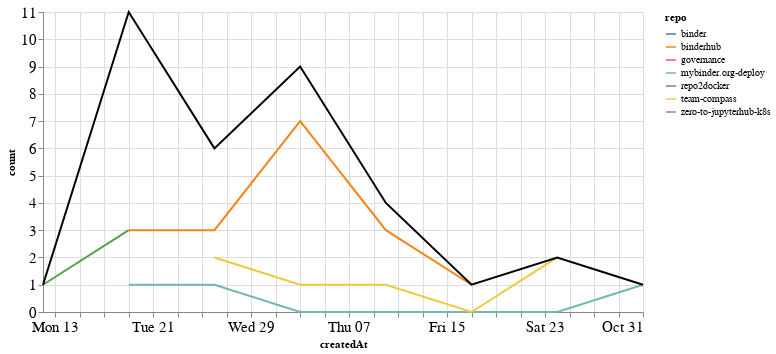

The notebook cell saved with this chart:
### Markdown cell above
### Comments

### Code cell
comments_time = comments.groupby('repo').resample('W', on='createdAt').count()['author'].reset_index()
comments_time = comments_time.rename(columns={'author': 'count'})
comments_time_total = comments_time.groupby('createdAt').agg({"count": "sum"}).reset_index()
ch1 = alt.Chart(comments_time, width=600).mark_line().encode(
    x='createdAt',
    y='count',
    color='repo',
    tooltip="repo"
)

ch2 = alt.Chart(comments_time_total, width=600).mark_line(color="black").encode(
    x='createdAt',
    y='count',
)

ch1 + ch2

### Figure 1 — Vega-Lite specification as saved in the notebook (floating-point values rounded to 4 significant figures)
{"config": {"axisLeft": {"labelFontSize": 15}, "axisBottom": {"labelFontSize": 15}}, "layer": [{"data": {"name": "data-f679f19a2ce7baaffe6bab98a2d8dabc"}, "mark": "line", "encoding": {"color": {"type": "nominal", "field": "repo"}, "tooltip": {"type": "nominal", "field": "repo"}, "x": {"type": "temporal", "field": "createdAt"}, "y": {"type": "quantitative", "field": "count"}}, "width": 600}, {"data": {"name": "data-06aaf35284ed93c8d0f91ac5079ea648"}, "mark": {"type": "line", "color": "black"}, "encoding": {"x": {"type": "temporal", "field": "createdAt"}, "y": {"type": "quantitative", "field": "count"}}, "width": 600}], "$schema": "https://vega.github.io/schema/vega-lite/v4.8.1.json", "datasets": {"data-f679f19a2ce7baaffe6bab98a2d8dabc": [{"repo": "binder", "createdAt": "2021-09-19T00:00:00", "count": 3}, {"repo": "binderhub", "createdAt": "2021-09-19T00:00:00", "count": 3}, {"repo": "binderhub", "createdAt": "2021-09-26T00:00:00", "count": 3}, {"repo": "binderhub", "createdAt": "2021-10-03T00:00:00", "count": 7}, {"repo": "binderhub", "createdAt": "2021-10-10T00:00:00", "count": 3}, {"repo": "binderhub", "createdAt": "2021-10-17T00:00:00", "count": 1}, {"repo": "governance", "createdAt": "2021-09-19T00:00:00", "count": 1}, {"repo": "mybinder.org-deploy", "createdAt": "2021-09-19T00:00:00", "count": 1}, {"repo": "mybinder.org-deploy", "createdAt": "2021-09-26T00:00:00", "count": 1}, {"repo": "mybinder.org-deploy", "createdAt": "2021-10-03T00:00:00", "count": 0}, {"repo": "mybinder.org-deploy", "createdAt": "2021-10-10T00:00:00", "count": 0}, {"repo": "mybinder.org-deploy", "createdAt": "2021-10-17T00:00:00", "count": 0}, {"repo": "mybinder.org-deploy", "createdAt": "2021-10-24T00:00:00", "count": 0}, {"repo": "mybinder.org-deploy", "createdAt": "2021-10-31T00:00:00", "count": 1}, {"repo": "repo2docker", "createdAt": "2021-09-12T00:00:00", "count": 1}, {"repo": "repo2docker", "createdAt": "2021-09-19T00:00:00", "count": 3}, {"repo": "team-compass", "createdAt": "2021-09-26T00:00:00", "count": 2}, {"repo": "team-compass", "createdAt": "2021-10-03T00:00:00", "count": 1}, {"repo": "team-compass", "createdAt": "2021-10-10T00:00:00", "count": 1}, {"repo": "team-compass", "createdAt": "2021-10-17T00:00:00", "count": 0}, {"repo": "team-compass", "createdAt": "2021-10-24T00:00:00", "count": 2}, {"repo": "zero-to-jupyterhub-k8s", "createdAt": "2021-10-03T00:00:00", "count": 1}], "data-06aaf35284ed93c8d0f91ac5079ea648": [{"createdAt": "2021-09-12T00:00:00", "count": 1}, {"createdAt": "2021-09-19T00:00:00", "count": 11}, {"createdAt": "2021-09-26T00:00:00", "count": 6}, {"createdAt": "2021-10-03T00:00:00", "count": 9}, {"createdAt": "2021-10-10T00:00:00", "count": 4}, {"createdAt": "2021-10-17T00:00:00", "count": 1}, {"createdAt": "2021-10-24T00:00:00", "count": 2}, {"createdAt": "2021-10-31T00:00:00", "count": 1}]}}
